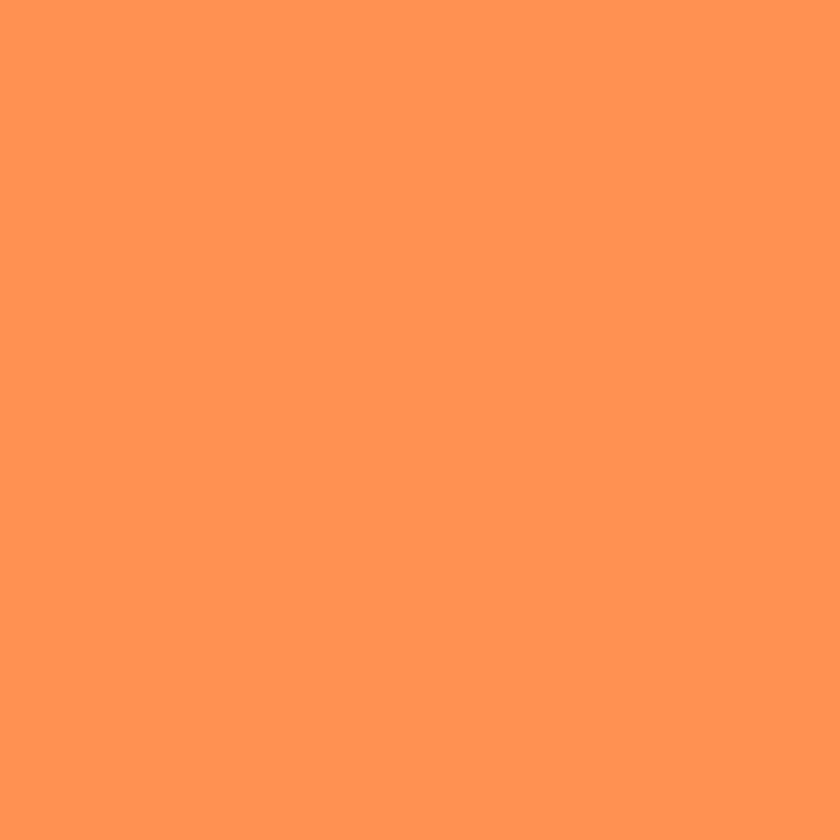
#> input picture image2/background/orange.png, 840 x 840 px, shrunk from 1024 x 1024 before the run, found by its file name
$ jupyter execute --allow-errors nft_generator.ipynb
#> lines starting #> are read from the running program, lines starting #| are printed output that depends on the picture
#> further down, background is the input picture: shape (840, 840, 3); mean B, G, R 83, 145, 255
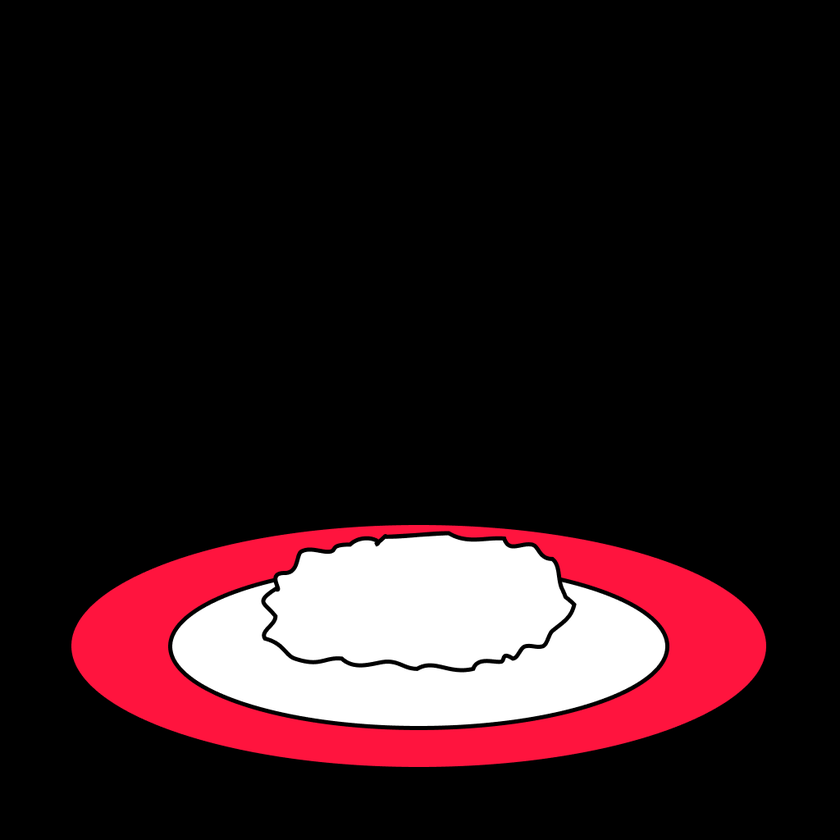
#> input picture image2/dish/red.png, 840 x 840 px, shrunk from 1024 x 1024 before the run, found by its file name
#> further down, dish_src is the input picture: shape (840, 840, 3); mean B, G, R 29.2, 25.7, 45.2
#> `dish_mask = cv2.imread(dish[j], cv2.IMREAD_GRAYSCALE)`:
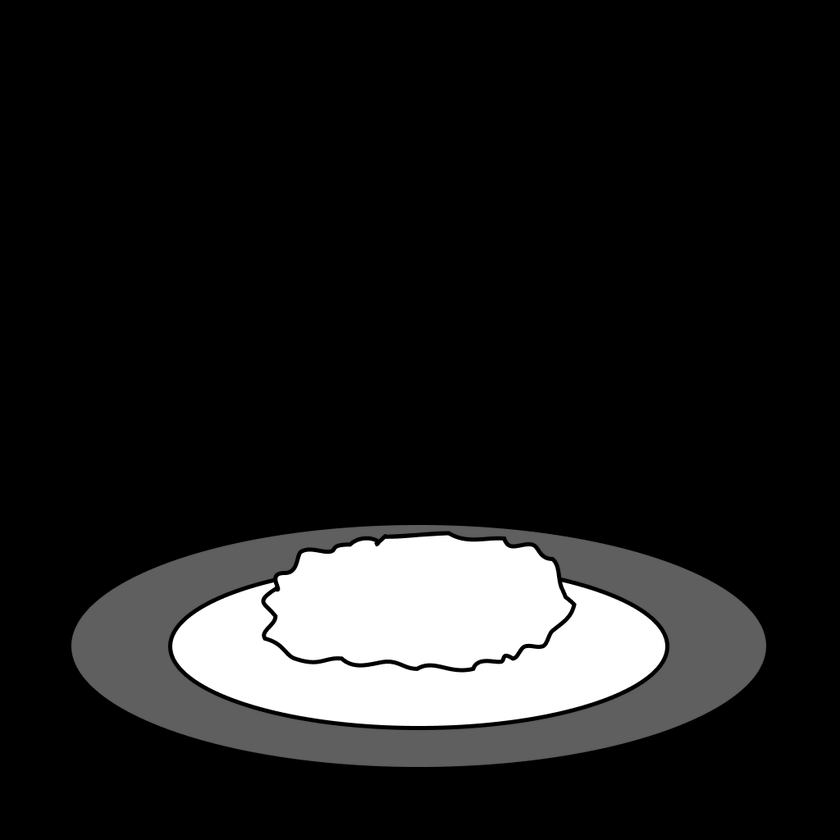
#> dish_mask: shape (840, 840); min 0, max 255, mean 31.9
[cell 1]
import sys
import cv2
import copy

[cell 2]
# 배경 리스트 background[]
background = ['.\\image2\\background\\orange.png',
              '.\\image2\\background\\yellow.png',
              '.\\image2\\background\\green.png',
              '.\\image2\\background\\purple.png',
              '.\\image2\\background\\gray.png']

# 접시 리스트 dish[]
dish = ['.\\image2\\dish\\red.png',
        '.\\image2\\dish\\yellow.png',
        '.\\image2\\dish\\blue.png',
        '.\\image2\\dish\\black.png']

# 생선 리스트 fish[]
fish = ['.\\image2\\fish\\flatfish.png',
        '.\\image2\\fish\\salmon.png',
        '.\\image2\\fish\\tuna.png',
        '.\\image2\\fish\\shrimp.png']

# 효과 리스트 effect[]
effect = ['.\\image2\\effect\\good.png',
          '.\\image2\\effect\\star.png',
          '.\\image2\\effect\\heart.png',
          '.\\image2\\effect\\skeleton.png']

[cell 3]
# NFT 대량 생산을 위한 반복문
background_len = len(background)
dish_len = len(dish)
fish_len = len(fish)
effect_len = len(effect)
nft_len = background_len * dish_len * fish_len * effect_len

print(background_len)
print(dish_len)
print(fish_len)
print(effect_len)
print(nft_len)

[cell 4]
nft_count = 1
#> (the rest of this cell did not finish here and is left out)
